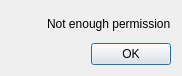
<?xml version="1.0" encoding="UTF-8"?>
<ui version="4.0">
 <class>ErrorDialog</class>
 <widget class="QDialog" name="Dialog">
  <property name="geometry">
   <rect>
    <x>0</x>
    <y>0</y>
    <width>182</width>
    <height>76</height>
   </rect>
  </property>
  <property name="sizePolicy">
   <sizepolicy hsizetype="Fixed" vsizetype="Fixed">
    <horstretch>0</horstretch>
    <verstretch>0</verstretch>
   </sizepolicy>
  </property>
  <property name="maximumSize">
   <size>
    <width>182</width>
    <height>76</height>
   </size>
  </property>
  <property name="windowTitle">
   <string>Error</string>
  </property>
  <property name="modal">
   <bool>true</bool>
  </property>
  <layout class="QGridLayout" name="gridLayout">
   <item row="0" column="0">
    <layout class="QHBoxLayout" name="horizontalLayout">
     <item>
      <widget class="QLabel" name="label">
       <property name="text">
        <string/>
       </property>
      </widget>
     </item>
     <item>
      <widget class="QLabel" name="label_2">
       <property name="text">
        <string>Not enough permission</string>
       </property>
      </widget>
     </item>
    </layout>
   </item>
   <item row="1" column="0" alignment="Qt::AlignRight">
    <widget class="QPushButton" name="pushButton">
     <property name="text">
      <string>OK</string>
     </property>
    </widget>
   </item>
  </layout>
 </widget>
 <resources/>
 <connections>
  <connection>
   <sender>pushButton</sender>
   <signal>clicked()</signal>
   <receiver>Dialog</receiver>
   <slot>close()</slot>
   <hints>
    <hint type="sourcelabel">
     <x>135</x>
     <y>55</y>
    </hint>
    <hint type="destinationlabel">
     <x>90</x>
     <y>37</y>
    </hint>
   </hints>
  </connection>
 </connections>
</ui>
